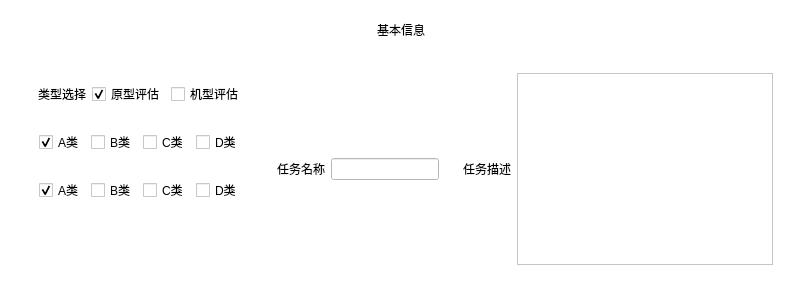
            <widget class="QWidget" name="widget_info" native="true">
             <property name="styleSheet">
              <string notr="true">background-color: #FFFFFF;</string>
             </property>
             <layout class="QVBoxLayout" name="verticalLayout_12">
              <item>
               <widget class="QWidget" name="widgetA" native="true">
                <layout class="QHBoxLayout" name="horizontalLayout_2">
                 <item>
                  <spacer name="horizontalSpacer_3">
                   <property name="orientation">
                    <enum>Qt::Orientation::Horizontal</enum>
                   </property>
                   <property name="sizeHint" stdset="0">
                    <size>
                     <width>349</width>
                     <height>20</height>
                    </size>
                   </property>
                  </spacer>
                 </item>
                 <item>
                  <widget class="QLabel" name="label_8">
                   <property name="text">
                    <string>基本信息</string>
                   </property>
                  </widget>
                 </item>
                 <item>
                  <spacer name="horizontalSpacer_4">
                   <property name="orientation">
                    <enum>Qt::Orientation::Horizontal</enum>
                   </property>
                   <property name="sizeHint" stdset="0">
                    <size>
                     <width>348</width>
                     <height>20</height>
                    </size>
                   </property>
                  </spacer>
                 </item>
                </layout>
               </widget>
              </item>
              <item>
               <widget class="QWidget" name="widgetB" native="true">
                <layout class="QHBoxLayout" name="horizontalLayout_3">
                 <item>
                  <widget class="QWidget" name="widget_left" native="true">
                   <property name="sizePolicy">
                    <sizepolicy hsizetype="Fixed" vsizetype="Preferred">
                     <horstretch>0</horstretch>
                     <verstretch>0</verstretch>
                    </sizepolicy>
                   </property>
                   <layout class="QVBoxLayout" name="verticalLayout_6">
                    <item>
                     <widget class="QWidget" name="widget_26" native="true">
                      <layout class="QHBoxLayout" name="horizontalLayout_26">
                       <item>
                        <widget class="QLabel" name="label_7">
                         <property name="sizePolicy">
                          <sizepolicy hsizetype="Fixed" vsizetype="Preferred">
                           <horstretch>0</horstretch>
                           <verstretch>0</verstretch>
                          </sizepolicy>
                         </property>
                         <property name="text">
                          <string>类型选择</string>
                         </property>
                        </widget>
                       </item>
                       <item>
                        <widget class="QCheckBox" name="checkBox_type_left">
                         <property name="sizePolicy">
                          <sizepolicy hsizetype="Fixed" vsizetype="Fixed">
                           <horstretch>0</horstretch>
                           <verstretch>0</verstretch>
                          </sizepolicy>
                         </property>
                         <property name="text">
                          <string>原型评估</string>
                         </property>
                         <property name="checked">
                          <bool>true</bool>
                         </property>
                         <property name="autoExclusive">
                          <bool>true</bool>
                         </property>
                        </widget>
                       </item>
                       <item>
                        <widget class="QCheckBox" name="checkBox_type_right">
                         <property name="sizePolicy">
                          <sizepolicy hsizetype="Fixed" vsizetype="Fixed">
                           <horstretch>0</horstretch>
                           <verstretch>0</verstretch>
                          </sizepolicy>
                         </property>
                         <property name="text">
                          <string>机型评估</string>
                         </property>
                         <property name="autoExclusive">
                          <bool>true</bool>
                         </property>
                        </widget>
                       </item>
                      </layout>
                     </widget>
                    </item>
                    <item>
                     <widget class="QWidget" name="widget_type_left" native="true">
                      <layout class="QHBoxLayout" name="horizontalLayout_25">
                       <item>
                        <widget class="QCheckBox" name="checkBox_left_sub1">
                         <property name="sizePolicy">
                          <sizepolicy hsizetype="Fixed" vsizetype="Fixed">
                           <horstretch>0</horstretch>
                           <verstretch>0</verstretch>
                          </sizepolicy>
                         </property>
                         <property name="text">
                          <string>A类</string>
                         </property>
                         <property name="checked">
                          <bool>true</bool>
                         </property>
                         <property name="autoExclusive">
                          <bool>true</bool>
                         </property>
                        </widget>
                       </item>
                       <item>
                        <widget class="QCheckBox" name="checkBox_left_sub2">
                         <property name="sizePolicy">
                          <sizepolicy hsizetype="Fixed" vsizetype="Fixed">
                           <horstretch>0</horstretch>
                           <verstretch>0</verstretch>
                          </sizepolicy>
                         </property>
                         <property name="text">
                          <string>B类</string>
                         </property>
                         <property name="autoExclusive">
                          <bool>true</bool>
                         </property>
                        </widget>
                       </item>
                       <item>
                        <widget class="QCheckBox" name="checkBox_left_sub3">
                         <property name="sizePolicy">
                          <sizepolicy hsizetype="Fixed" vsizetype="Fixed">
                           <horstretch>0</horstretch>
                           <verstretch>0</verstretch>
                          </sizepolicy>
                         </property>
                         <property name="text">
                          <string>C类</string>
                         </property>
                         <property name="autoExclusive">
                          <bool>true</bool>
                         </property>
                        </widget>
                       </item>
                       <item>
                        <widget class="QCheckBox" name="checkBox_left_sub4">
                         <property name="sizePolicy">
                          <sizepolicy hsizetype="Fixed" vsizetype="Fixed">
                           <horstretch>0</horstretch>
                           <verstretch>0</verstretch>
                          </sizepolicy>
                         </property>
                         <property name="text">
                          <string>D类</string>
                         </property>
                         <property name="autoExclusive">
                          <bool>true</bool>
                         </property>
                        </widget>
                       </item>
                      </layout>
                     </widget>
                    </item>
                    <item>
                     <widget class="QWidget" name="widget_type_right" native="true">
                      <layout class="QHBoxLayout" name="horizontalLayout_29">
                       <item>
                        <widget class="QCheckBox" name="checkBox_right_sub1">
                         <property name="sizePolicy">
                          <sizepolicy hsizetype="Fixed" vsizetype="Fixed">
                           <horstretch>0</horstretch>
                           <verstretch>0</verstretch>
                          </sizepolicy>
                         </property>
                         <property name="text">
                          <string>A类</string>
                         </property>
                         <property name="checked">
                          <bool>true</bool>
                         </property>
                         <property name="autoExclusive">
                          <bool>true</bool>
                         </property>
                        </widget>
                       </item>
                       <item>
                        <widget class="QCheckBox" name="checkBox_right_sub2">
                         <property name="sizePolicy">
                          <sizepolicy hsizetype="Fixed" vsizetype="Fixed">
                           <horstretch>0</horstretch>
                           <verstretch>0</verstretch>
                          </sizepolicy>
                         </property>
                         <property name="text">
                          <string>B类</string>
                         </property>
                         <property name="autoExclusive">
                          <bool>true</bool>
                         </property>
                        </widget>
                       </item>
                       <item>
                        <widget class="QCheckBox" name="checkBox_right_sub3">
                         <property name="sizePolicy">
                          <sizepolicy hsizetype="Fixed" vsizetype="Fixed">
                           <horstretch>0</horstretch>
                           <verstretch>0</verstretch>
                          </sizepolicy>
                         </property>
                         <property name="text">
                          <string>C类</string>
                         </property>
                         <property name="autoExclusive">
                          <bool>true</bool>
                         </property>
                        </widget>
                       </item>
                       <item>
                        <widget class="QCheckBox" name="checkBox_right_sub4">
                         <property name="sizePolicy">
                          <sizepolicy hsizetype="Fixed" vsizetype="Fixed">
                           <horstretch>0</horstretch>
                           <verstretch>0</verstretch>
                          </sizepolicy>
                         </property>
                         <property name="text">
                          <string>D类</string>
                         </property>
                         <property name="autoExclusive">
                          <bool>true</bool>
                         </property>
                        </widget>
                       </item>
                      </layout>
                     </widget>
                    </item>
                    <item>
                     <spacer name="verticalSpacer">
                      <property name="orientation">
                       <enum>Qt::Orientation::Vertical</enum>
                      </property>
                      <property name="sizeHint" stdset="0">
                       <size>
                        <width>20</width>
                        <height>40</height>
                       </size>
                      </property>
                     </spacer>
                    </item>
                   </layout>
                  </widget>
                 </item>
                 <item>
                  <widget class="QWidget" name="widget_27" native="true">
                   <layout class="QHBoxLayout" name="horizontalLayout_27">
                    <item>
                     <widget class="QLabel" name="label_5">
                      <property name="text">
                       <string>任务名称</string>
                      </property>
                     </widget>
                    </item>
                    <item>
                     <widget class="QLineEdit" name="task_name"/>
                    </item>
                   </layout>
                  </widget>
                 </item>
                 <item>
                  <widget class="QWidget" name="widget_right" native="true">
                   <layout class="QHBoxLayout" name="horizontalLayout">
                    <item>
                     <widget class="QLabel" name="label_6">
                      <property name="text">
                       <string>任务描述</string>
                      </property>
                     </widget>
                    </item>
                    <item>
                     <widget class="QTextEdit" name="task_description"/>
                    </item>
                   </layout>
                  </widget>
                 </item>
                </layout>
               </widget>
              </item>
             </layout>
            </widget>
